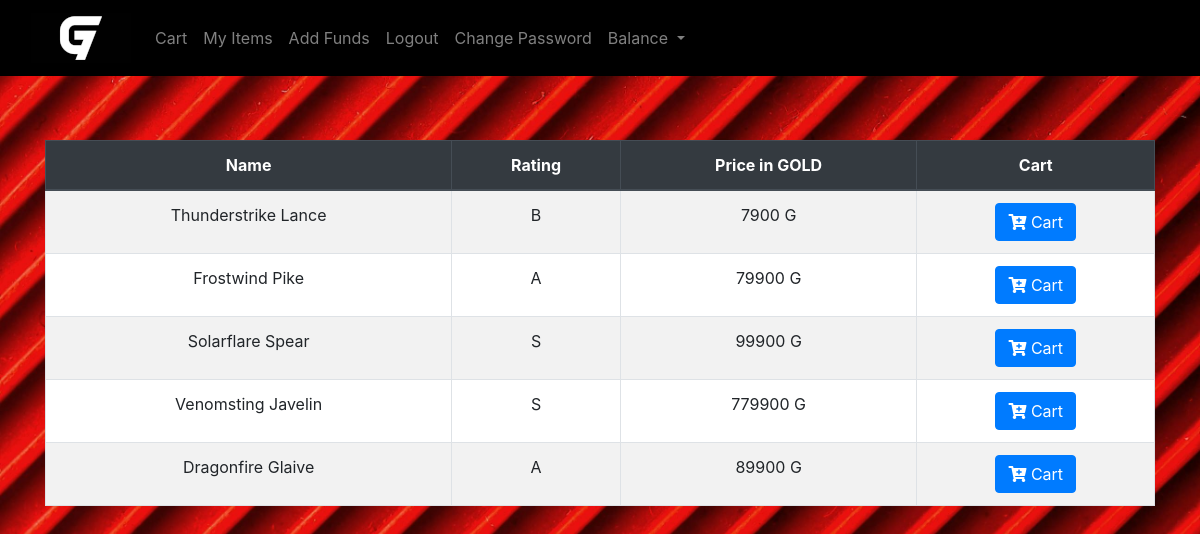
The app's page /spear (signed in) with its own data.
### tables this page shows
CREATE TABLE object(Object_ID int PRIMARY KEY,
Object_Name varchar(100),
Object_type varchar(20),
listing varchar(2),
rating varchar(1),
price int,
image_src varchar(1000));

### main.py (the view)
@app.get("/spear")
@login_required
async def spear(request : Request):
    user = request.session.get("user")
    items = listed_object_data_generator("Spear")
    return templates.TemplateResponse("spear.html",{"request":request,"items":items,"user":user})

### templates/spear.html
{% extends "sword.html" %}

### templates/sword.html (shortened to what this page needs)
{% extends "layout.html" %}
{% block main %}
<div class="container mt-3">
    <table class="table table-hover table-striped table-bordered" style="background-color: white;">
        <thead class="thead-dark">
            <tr>
                <th>Name</th>
                <th>Rating</th>
                <th>Price in GOLD</th>
                <th>Cart</th>
            </tr>
        </thead>
        <tbody>
            {% for i in items %}
            <tr>
                <td style="background-color: white;">{{ i[1] }}</td>
                <td style="background-color: white;">{{ i[4] }}</td>
                <td style="background-color: white;">{{ i[5] }} G</td>
                <td style="background-color: white;">
                    <a href="{{ url_for('object_cart', ID=i[0], Type=i[2]) }}" class="btn btn-primary">
                        <i class="fas fa-cart-plus"></i> Cart
                    </a>
                </td>
            </tr>
            {% endfor %}
        </tbody>
    </table>
</div>
{% endblock %}

### templates/layout.html (style rules this page uses)
body { background-image: url("/static/background.jpg"); background-size: cover; background-position: center; background-repeat: repeat; height: 100vh; }

### records on screen
object: Object_Name "Thunderstrike Lance", rating "B", price "7900"
object: Object_Name "Frostwind Pike", rating "A", price "79900"
object: Object_Name "Solarflare Spear", rating "S", price "99900"
object: Object_Name "Venomsting Javelin", rating "S", price "779900"
object: Object_Name "Dragonfire Glaive", rating "A", price "89900"
